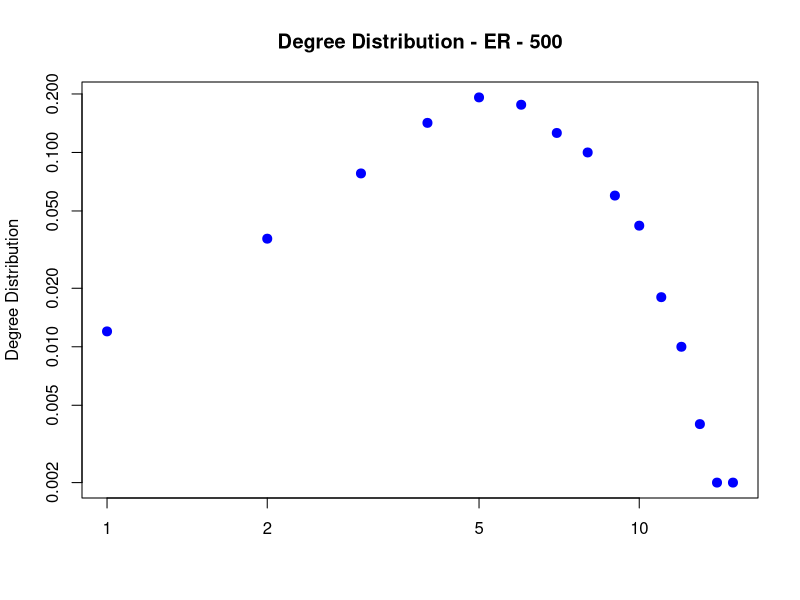
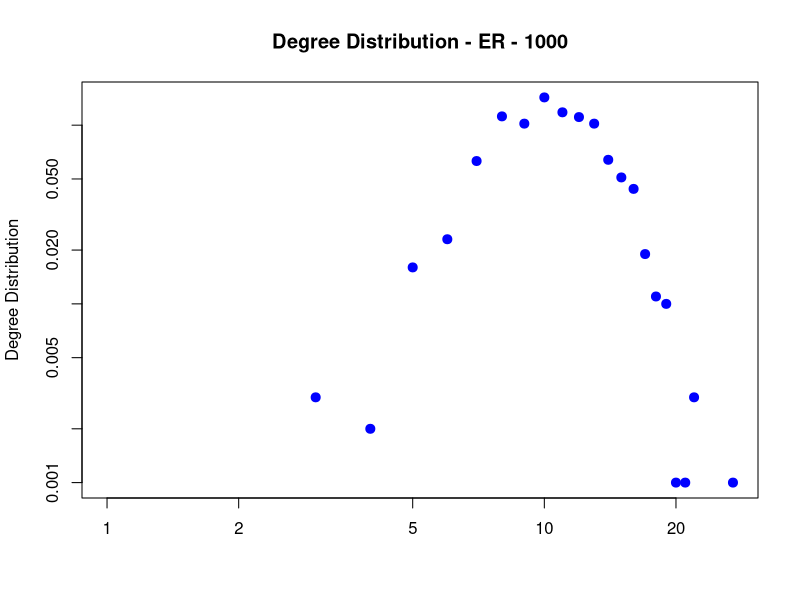
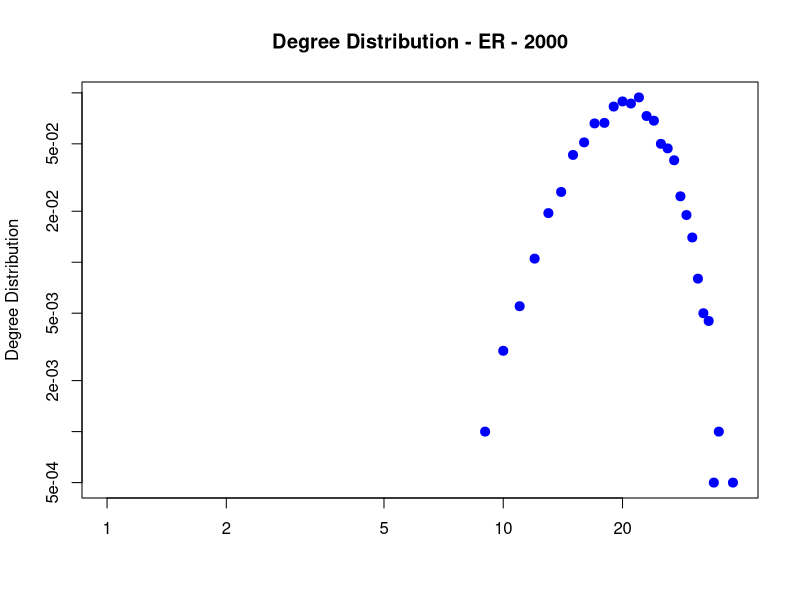
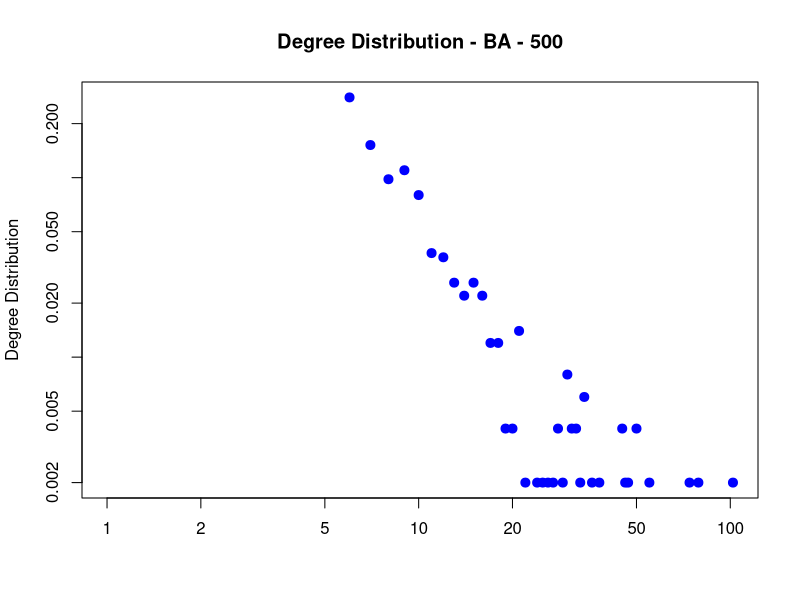
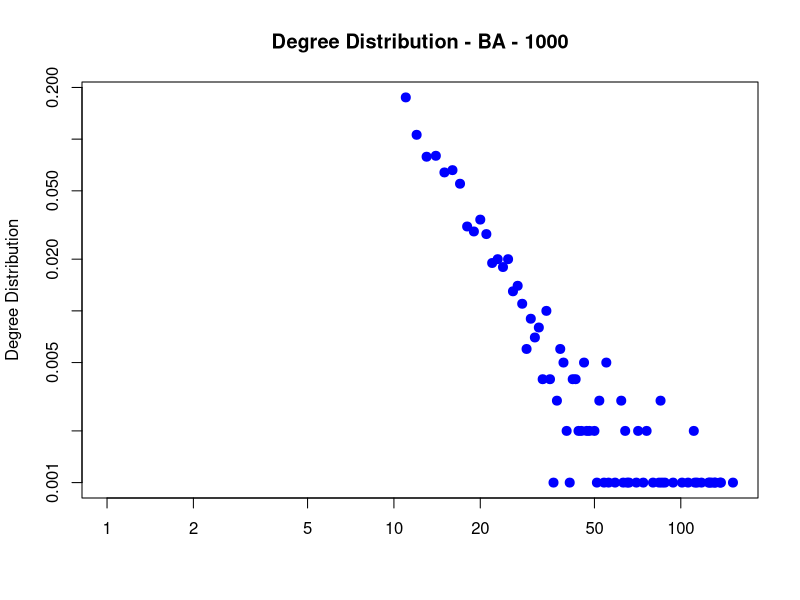
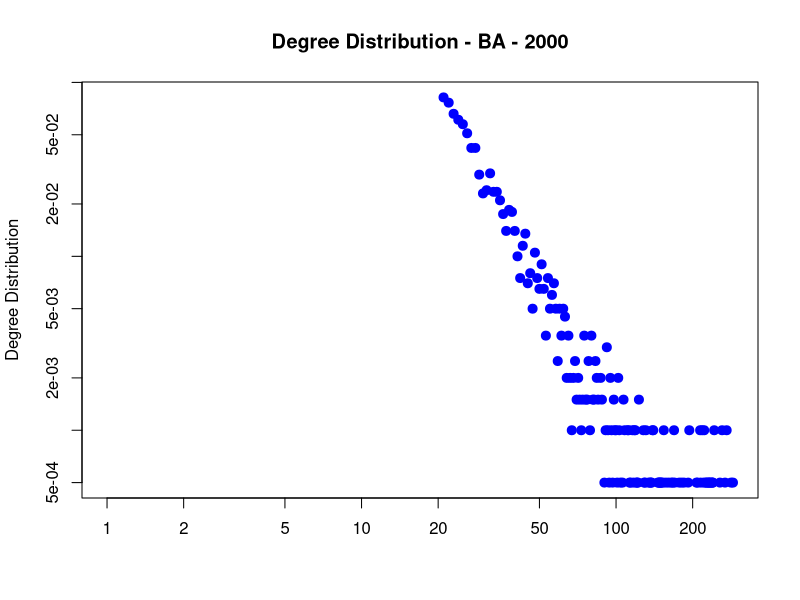
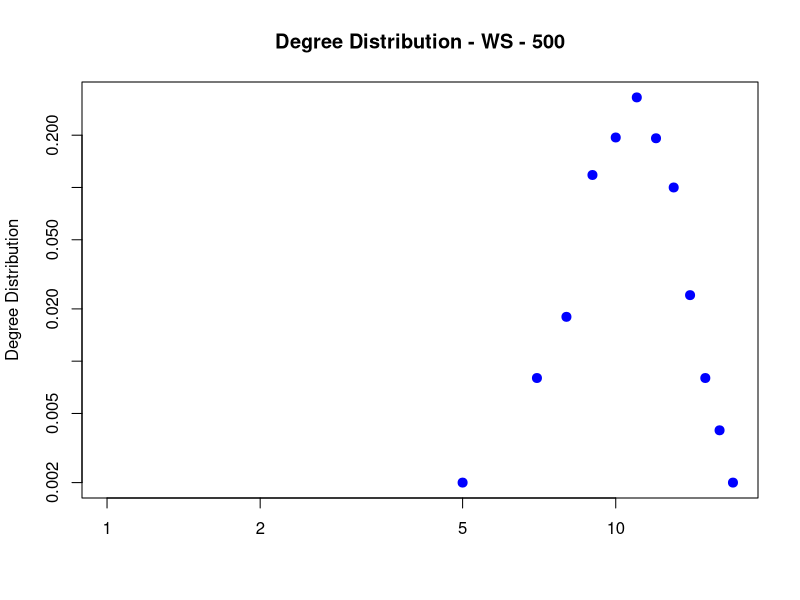
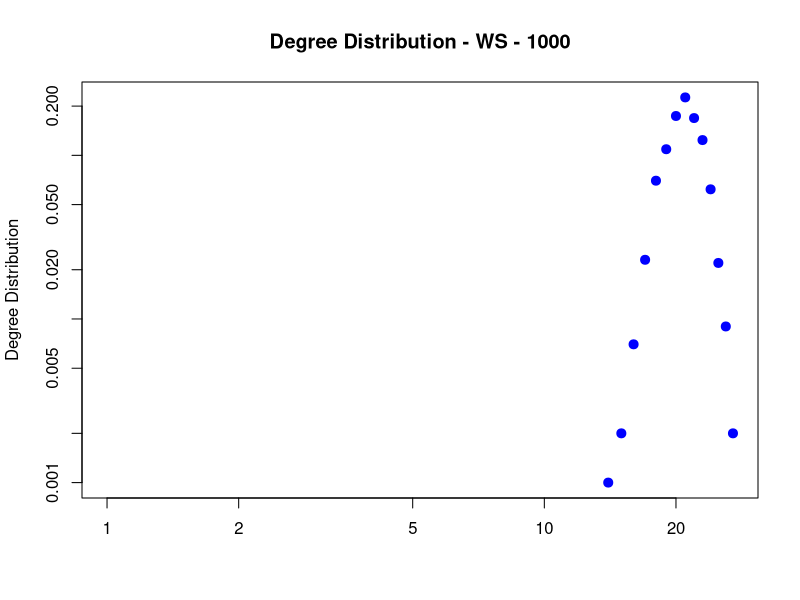

The R script that drew these images, in order:
library(igraph)
library(dplyr)

closeAllConnections()
graphics.off()
rm(list=ls())

##Executar o cÃ³digo dos arquivos Exercicio1-ER, Exercicio1-WS e Exercicio1-BA

##erdosrenyi(G)
##watssstrogatz()
##barabasialbert()

#ExercÃ�cio 1
#Gerar o grÃ¡fico 
#Erdos Renyi
er500 <- vector(mode="list", length=10)
for (i in 1:length(er500)){
  er500[[i]] <- sample_gnp(500, 5/500)
  #plot(er500[[i]], vertex.label= NA, edge.arrow.size=0.02,vertex.size = 0.5, xlab = "Rede Erdos Renyi")
}

er1000 <- vector(mode="list", length =10)
for (i in 1:length(er1000)){
  er1000[[i]] <- sample_gnp(1000, 10/1000)
  #plot(er1000[[i]], vertex.label= NA, edge.arrow.size=0.02,vertex.size = 0.5, xlab = "Rede Erdos Renyi")
}

er2000 <- vector(mode="list", length =10)
for (i in 1:length(er2000)){
  er2000[[i]] <- sample_gnp(2000, 20/2000)
  #plot(er2000[[i]], vertex.label= NA, edge.arrow.size=0.02,vertex.size = 0.5, xlab = "Rede Erdos Renyi")
}


# Watts-Strogatz
ws500 <- vector(mode="list", length = 5)
for (i in 1:length(ws500)){
  ws500[[i]] <- sample_smallworld(1, 500, 5, 0.1, loops = FALSE, multiple = FALSE)
  #plot(ws500[[i]], vertex.label= NA, edge.arrow.size=0.02,vertex.size = 0.5, xlab = "Rede Watts-Strogatz")
}

ws1000 <- vector(mode="list", length = 5)
for (i in 1:length(ws1000)){
  ws1000[[i]] <- sample_smallworld(1, 1000, 10, 0.1, loops = FALSE, multiple = FALSE)
  #plot(ws1000[[i]], vertex.label= NA, edge.arrow.size=0.02,vertex.size = 0.5, xlab = "Rede Watts-Strogatz")
}

ws2000 <- vector(mode="list", length = 5)
for (i in 1:length(ws2000)){
  ws2000[[i]] <- sample_smallworld(1, 2000, 20, 0.1, loops = FALSE, multiple = FALSE)
  #plot(ws1000[[i]], vertex.label= NA, edge.arrow.size=0.02,vertex.size = 0.5, xlab = "Rede Watts-Strogatz")
}


ws5001 <- vector(mode="list", length = 5)
for (i in 1:length(ws5001)){
  ws5001[[i]] <- sample_smallworld(1, 500, 5, 0.001, loops = FALSE, multiple = FALSE)
  #plot(ws500[[i]], vertex.label= NA, edge.arrow.size=0.02,vertex.size = 0.5, xlab = "Rede Watts-Strogatz")
}

ws10001 <- vector(mode="list", length = 5)
for (i in 1:length(ws10001)){
  ws10001[[i]] <- sample_smallworld(1, 1000, 10, 0.001, loops = FALSE, multiple = FALSE)
  #plot(ws1000[[i]], vertex.label= NA, edge.arrow.size=0.02,vertex.size = 0.5, xlab = "Rede Watts-Strogatz")
}

ws20001 <- vector(mode="list", length = 5)
for (i in 1:length(ws20001)){
  ws20001[[i]] <- sample_smallworld(1, 2000, 20, 0.001, loops = FALSE, multiple = FALSE)
  #plot(ws1000[[i]], vertex.label= NA, edge.arrow.size=0.02,vertex.size = 0.5, xlab = "Rede Watts-Strogatz")
}

#BarabÃ¡si-Albert
ba500 <- vector(mode="list", length=10)
for (i in 1:length(ba500)){
  ba500[[i]] <- sample_pa(500, power = 1, m = 5, out.dist = NULL, out.seq = NULL,
                          out.pref = FALSE, zero.appeal = 1, directed = FALSE,
                          algorithm ="psumtree", start.graph = NULL)
  #plot(ba500[[i]], vertex.label= NA, edge.arrow.size=0.02,vertex.size = 0.5, xlab = "Rede BarabÃ¡si-Albert")
}

ba1000 <- vector(mode="list", length=10)
for (i in 1:length(ba1000)){
  ba1000[[i]] <- sample_pa(1000, power = 1, m = 10, out.dist = NULL, out.seq = NULL,
                           out.pref = FALSE, zero.appeal = 1, directed = FALSE,
                           algorithm ="psumtree", start.graph = NULL)
  #plot(ba1000[[i]], vertex.label= NA, edge.arrow.size=0.02,vertex.size = 0.5, xlab = "BarabÃ¡si-Albert")
}

ba2000 <- vector(mode="list", length=10)
for (i in 1:length(ba2000)){
  ba2000[[i]] <- sample_pa(2000, power = 1, m = 20, out.dist = NULL, out.seq = NULL,
                           out.pref = FALSE, zero.appeal = 1, directed = FALSE,
                           algorithm ="psumtree", start.graph = NULL)
  #plot(ba2000[[i]], vertex.label= NA, edge.arrow.size=0.02,vertex.size = 0.5, xlab = "BarabÃ¡si-Albert")
}

#
#Criar tabela para armazenar resultados
#
vetordistgrau <- matrix(data = vector(mode = 'list', length=1), nrow=12, ncol=1, byrow = TRUE)
colnames(vetordistgrau) <- c("Dist. Grau")
rownames(vetordistgrau) <- c("ER500",
                             "ER1000",
                             "ER2000", 
                             "WS50001", 
                             "WS100001",
                             "WS200001",
                             "WS50000001", 
                             "WS100000001",
                             "WS200000001",
                             "BA500",
                             "BA1000",
                             "BA2000")


#
#Obtendo a distribuiÃ§Ã£o do Grau
#Erdos Renyi

er <- vector(mode="list", length=3)
er[[1]] <- degree_distribution(er500[[1]] ,mode="all",
                               cumulative=FALSE)
er[[2]] <- degree_distribution(er1000[[1]] ,mode="all",
                               cumulative=FALSE)
er[[3]] <- degree_distribution(er2000[[1]] ,mode="all",
                               cumulative=FALSE)
vetordistgrau$ER500  <- er[[1]]
vetordistgrau$ER1000 <- er[[2]]
vetordistgrau$ER2000 <- er[[3]]

# Watts-Strogatz
ws <- vector(mode="list", length=6)
ws[[1]] <- degree_distribution(ws500[[1]] ,mode="all",
                               cumulative=FALSE)
ws[[2]] <- degree_distribution(ws1000[[1]] ,mode="all",
                               cumulative=FALSE)
ws[[3]] <- degree_distribution(ws2000[[1]] ,mode="all",
                               cumulative=FALSE)
ws[[4]] <- degree_distribution(ws5001[[1]] ,mode="all",
                               cumulative=FALSE)
ws[[5]] <- degree_distribution(ws10001[[1]] ,mode="all",
                               cumulative=FALSE)
ws[[6]] <- degree_distribution(ws20001[[1]] ,mode="all",
                               cumulative=FALSE)
vetordistgrau$WS50001  <- ws[[1]]
vetordistgrau$WS100001 <- ws[[2]]
vetordistgrau$WS200001 <- ws[[3]]
vetordistgrau$WS50000001 <- ws[[4]]
vetordistgrau$WS100000001 <- ws[[5]]
vetordistgrau$WS200000001 <- ws[[6]]

#BarabÃ¡si-Albert
ba <- vector(mode="list", length=3)
ba[[1]] <- degree_distribution(ba500[[1]] ,mode="all",
                               cumulative=FALSE)
ba[[2]] <- degree_distribution(ba1000[[1]] ,mode="all",
                               cumulative=FALSE)
ba[[3]] <- degree_distribution(ba2000[[1]] ,mode="all",
                               cumulative=FALSE)

vetordistgrau$BA500 <- ba[[1]]
vetordistgrau$BA1000 <- ba[[2]]
vetordistgrau$BA2000 <- ba[[3]]

f_entropia <- function(G)
{
  E(G)$weight <- runif(ecount(G))
  e <- graph.diversity(G)
  #e[is.nan(e)] <- 0
  e[!is.finite(e)] <- 0
  return (e)
}

f_degree <- function(G){
  
  grau <- degree(G, mode = "all")
  return (mean(grau))
  
}

f_second_moment <- function(G){
  
  grau  = f_degree(G)
  #Segundo Momento do Grau
  grau <- grau^2
  sum.grau.square = sum(grau)
  total.grau <- length(grau)
  
  kQuadrado <- sum.grau.square / total.grau
  kQuadrado
  
  return (kQuadrado)
}

#
#CÃ¡lculo da MÃ©dia e Desvio PadrÃ£o das medidas abaixo:
# 
tabelamediaer <- matrix(data = NA, nrow= 30,ncol = 7, byrow = TRUE)
colnames(tabelamediaer) <- c("Grau",
                             "NVertices",
                             "AvgTransitivity", 
                             "Assortativity", 
                             "AvgSPLength",
                             "EntropiaShannon",
                             "SegMomentoGrau")

tabelasder <- matrix(data = NA, nrow= 30,ncol = 7, byrow = TRUE)
colnames(tabelasder) <- c("Grau",
                          "NVertices",
                          "AvgTransitivity", 
                          "Assortativity", 
                          "AvgSPLength",
                          "EntropiaShannon",
                          "SegMomentoGrau")


for (i in 1:10){
  tabelamediaer[i, 1] = mean(degree(er500[[i]]))
  tabelamediaer[i, 2] = 500 
  tabelamediaer[i, 3] = transitivity(er500[[i]])
  tabelamediaer[i, 4] = assortativity.degree(er500[[i]], directed = FALSE)
  tabelamediaer[i, 5] = mean_distance(er500[[i]])
  tabelamediaer[i, 6] = mean((f_entropia(er500[[i]])))
  tabelamediaer[i, 7] = f_second_moment(er500[[i]])
}

for (i in 1:10){
  tabelamediaer[i+10, 1] = mean(degree(er1000[[i]]))
  tabelamediaer[i+10, 2] = 1000 
  tabelamediaer[i+10, 3] = transitivity(er1000[[i]])
  tabelamediaer[i+10, 4] = assortativity.degree(er1000[[i]], directed = FALSE)
  tabelamediaer[i+10, 5] = mean_distance(er1000[[i]])
  tabelamediaer[i+10, 6] = mean((f_entropia(er1000[[i]])))
  tabelamediaer[i+10, 7] = f_second_moment(er1000[[i]])
}

for (i in 1:10){
  tabelamediaer[i+20, 1] = mean(degree(er2000[[i]]))
  tabelamediaer[i+20, 2] = 2000 
  tabelamediaer[i+20, 3] = transitivity(er2000[[i]])
  tabelamediaer[i+20, 4] = assortativity.degree(er2000[[i]], directed = FALSE)
  tabelamediaer[i+20, 5] = mean_distance(er2000[[i]])
  tabelamediaer[i+20, 6] = mean((f_entropia(er2000[[i]])))
  tabelamediaer[i+20, 7] = f_second_moment(er2000[[i]])
}

#CÃ¡lculo do Desvio PadrÃ£o

for (i in 1:10){
  tabelasder[i, 1] = sd(degree(er500[[i]]))
  tabelasder[i, 2] = 500 
  tabelasder[i, 3] = (transitivity(er500[[i]]))
  tabelasder[i, 4] = (assortativity.degree(er500[[i]], directed = FALSE))
  tabelasder[i, 5] = (mean_distance(er500[[i]]))
  tabelasder[i, 6] = sd((f_entropia(er500[[i]])))
  tabelasder[i, 7] = (f_second_moment(er500[[i]]))
}

for (i in 1:10){
  tabelasder[i+10, 1] = sd(degree(er1000[[i]]))
  tabelasder[i+10, 2] = 1000 
  tabelasder[i+10, 3] = transitivity(er1000[[i]])
  tabelasder[i+10, 4] = assortativity.degree(er1000[[i]], directed = FALSE)
  tabelasder[i+10, 5] = mean_distance(er1000[[i]])
  tabelasder[i+10, 6] = sd((f_entropia(er1000[[i]])))
  tabelasder[i+10, 7] = f_second_moment(er1000[[i]])
}

for (i in 1:10){
  tabelasder[i+20, 1] = sd(degree(er2000[[i]]))
  tabelasder[i+20, 2] = 2000 
  tabelasder[i+20, 3] = transitivity(er2000[[i]])
  tabelasder[i+20, 4] = assortativity.degree(er2000[[i]], directed = FALSE)
  tabelasder[i+20, 5] = mean_distance(er2000[[i]])
  tabelasder[i+20, 6] = sd((f_entropia(er2000[[i]])))
  tabelasder[i+20, 7] = f_second_moment(er2000[[i]])
}

tabelamediaws <- matrix(data = NA, nrow= 30,ncol = 7, byrow = TRUE)
colnames(tabelamediaws) <- c("Grau",
                             "NVertices",
                             "AvgTransitivity", 
                             "Assortativity", 
                             "AvgSPLength",
                             "EntropiaShannon",
                             "SegMomentoGrau")

tabelasdws <- matrix(data = NA, nrow= 30,ncol = 7, byrow = TRUE)
colnames(tabelasdws) <- c("Grau",
                          "NVertices",
                          "AvgTransitivity", 
                          "Assortativity", 
                          "AvgSPLength",
                          "EntropiaShannon",
                          "SegMomentoGrau")

for (i in 1:5){
  tabelamediaws[i, 1] = mean(degree(ws500[[i]]))
  tabelamediaws[i, 2] = 500 
  tabelamediaws[i, 3] = transitivity(ws500[[i]])
  tabelamediaws[i, 4] = assortativity.degree(ws500[[i]], directed = FALSE)
  tabelamediaws[i, 5] = mean_distance(ws500[[i]])
  tabelamediaws[i, 6] = mean((f_entropia(ws500[[i]])))
  tabelamediaws[i, 7] = f_second_moment(ws500[[i]])
}

for (i in 1:5){
  tabelamediaws[i+5, 1] = mean(degree(ws5001[[i]]))
  tabelamediaws[i+5, 2] = 500 
  tabelamediaws[i+5, 3] = transitivity(ws5001[[i]])
  tabelamediaws[i+5, 4] = assortativity.degree(ws5001[[i]], directed = FALSE)
  tabelamediaws[i+5, 5] = mean_distance(ws5001[[i]])
  tabelamediaws[i+5, 6] = mean((f_entropia(ws5001[[i]])))
  tabelamediaws[i+5, 7] = f_second_moment(ws5001[[i]])
}

for (i in 1:5){
  tabelamediaws[i+10, 1] = mean(degree(ws1000[[i]]))
  tabelamediaws[i+10, 2] = 1000 
  tabelamediaws[i+10, 3] = transitivity(ws1000[[i]])
  tabelamediaws[i+10, 4] = assortativity.degree(ws1000[[i]], directed = FALSE)
  tabelamediaws[i+10, 5] = mean_distance(ws1000[[i]])
  tabelamediaws[i+10, 6] = mean((f_entropia(ws1000[[i]])))
  tabelamediaws[i+10, 7] = f_second_moment(ws1000[[i]])
}

for (i in 1:5){
  tabelamediaws[i+15, 1] = mean(degree(ws10001[[i]]))
  tabelamediaws[i+15, 2] = 1000 
  tabelamediaws[i+15, 3] = transitivity(ws10001[[i]])
  tabelamediaws[i+15, 4] = assortativity.degree(ws10001[[i]], directed = FALSE)
  tabelamediaws[i+15, 5] = mean_distance(ws10001[[i]])
  tabelamediaws[i+15, 6] = mean((f_entropia(ws10001[[i]])))
  tabelamediaws[i+15, 7] = f_second_moment(ws10001[[i]])
}

for (i in 1:5){
  tabelamediaws[i+20, 1] = mean(degree(ws2000[[i]]))
  tabelamediaws[i+20, 2] = 2000 
  tabelamediaws[i+20, 3] = transitivity(ws2000[[i]])
  tabelamediaws[i+20, 4] = assortativity.degree(ws2000[[i]], directed = FALSE)
  tabelamediaws[i+20, 5] = mean_distance(ws2000[[i]])
  tabelamediaws[i+20, 6] = mean((f_entropia(ws2000[[i]])))
  tabelamediaws[i+20, 7] = f_second_moment(ws2000[[i]])
}

for (i in 1:5){
  tabelamediaws[i+25, 1] = mean(degree(ws20001[[i]]))
  tabelamediaws[i+25, 2] = 2000 
  tabelamediaws[i+25, 3] = transitivity(ws20001[[i]])
  tabelamediaws[i+25, 4] = assortativity.degree(ws20001[[i]], directed = FALSE)
  tabelamediaws[i+25, 5] = mean_distance(ws20001[[i]])
  tabelamediaws[i+25, 6] = mean((f_entropia(ws20001[[i]])))
  tabelamediaws[i+25, 7] = f_second_moment(ws20001[[i]])
}


#CÃ¡lculo do Desvio PadrÃ£o

for (i in 1:5){
  tabelasdws[i, 1] = sd(degree(ws500[[i]]))
  tabelasdws[i, 2] = 500 
  tabelasdws[i, 3] = transitivity(ws500[[i]])
  tabelasdws[i, 4] = assortativity.degree(ws500[[i]], directed = FALSE)
  tabelasdws[i, 5] = mean_distance(ws500[[i]])
  tabelasdws[i, 6] = sd((f_entropia(ws500[[i]])))
  tabelasdws[i, 7] = f_second_moment(ws500[[i]])
}

for (i in 1:5){
  tabelasdws[i+5, 1] = sd(degree(ws5001[[i]]))
  tabelasdws[i+5, 2] = 500 
  tabelasdws[i+5, 3] = transitivity(ws5001[[i]])
  tabelasdws[i+5, 4] = assortativity.degree(ws5001[[i]], directed = FALSE)
  tabelasdws[i+5, 5] = mean_distance(ws5001[[i]])
  tabelasdws[i+5, 6] = sd((f_entropia(ws5001[[i]])))
  tabelasdws[i+5, 7] = f_second_moment(ws5001[[i]])
}

for (i in 1:5){
  tabelasdws[i+10, 1] = sd(degree(ws1000[[i]]))
  tabelasdws[i+10, 2] = 1000 
  tabelasdws[i+10, 3] = transitivity(ws1000[[i]])
  tabelasdws[i+10, 4] = assortativity.degree(ws1000[[i]], directed = FALSE)
  tabelasdws[i+10, 5] = mean_distance(ws1000[[i]])
  tabelasdws[i+10, 6] = sd((f_entropia(ws1000[[i]])))
  tabelasdws[i+10, 7] = f_second_moment(ws1000[[i]])
}

for (i in 1:5){
  tabelasdws[i+15, 1] = sd(degree(ws10001[[i]]))
  tabelasdws[i+15, 2] = 1000 
  tabelasdws[i+15, 3] = transitivity(ws10001[[i]])
  tabelasdws[i+15, 4] = assortativity.degree(ws10001[[i]], directed = FALSE)
  tabelasdws[i+15, 5] = mean_distance(ws10001[[i]])
  tabelasdws[i+15, 6] = sd((f_entropia(ws10001[[i]])))
  tabelasdws[i+15, 7] = f_second_moment(ws10001[[i]])
}

for (i in 1:5){
  tabelasdws[i+20, 1] = sd(degree(ws2000[[i]]))
  tabelasdws[i+20, 2] = 2000 
  tabelasdws[i+20, 3] = transitivity(ws2000[[i]])
  tabelasdws[i+20, 4] = assortativity.degree(ws2000[[i]], directed = FALSE)
  tabelasdws[i+20, 5] = mean_distance(ws2000[[i]])
  tabelasdws[i+20, 6] = sd((f_entropia(ws2000[[i]])))
  tabelasdws[i+20, 7] = f_second_moment(ws2000[[i]])
}

for (i in 1:5){
  tabelasdws[i+25, 1] = sd(degree(ws20001[[i]]))
  tabelasdws[i+25, 2] = 2000 
  tabelasdws[i+25, 3] = transitivity(ws20001[[i]])
  tabelasdws[i+25, 4] = assortativity.degree(ws20001[[i]], directed = FALSE)
  tabelasdws[i+25, 5] = mean_distance(ws20001[[i]])
  tabelasdws[i+25, 6] = sd((f_entropia(ws20001[[i]])))
  tabelasdws[i+25, 7] = f_second_moment(ws20001[[i]])
}


tabelamediaba <- matrix(data = NA, nrow= 30,ncol = 7, byrow = TRUE)
colnames(tabelamediaba) <- c("Grau",
                             "NVertices",
                             "AvgTransitivity", 
                             "Assortativity", 
                             "AvgSPLength",
                             "EntropiaShannon",
                             "SegMomentoGrau")
tabelasdba <- matrix(data = NA, nrow= 30,ncol = 7, byrow = TRUE)
colnames(tabelasdba) <- c("Grau",
                          "NVertices",
                          "AvgTransitivity", 
                          "Assortativity", 
                          "AvgSPLength",
                          "EntropiaShannon",
                          "SegMomentoGrau")


for (i in 1:10){
  tabelamediaba[i, 1] = mean(degree(ba500[[i]]))
  tabelamediaba[i, 2] = 500 
  tabelamediaba[i, 3] = transitivity(ba500[[i]])
  tabelamediaba[i, 4] = assortativity.degree(ba500[[i]], directed = FALSE)
  tabelamediaba[i, 5] = mean_distance(ba500[[i]])
  tabelamediaba[i, 6] = mean((f_entropia(ba500[[i]])))
  tabelamediaba[i, 7] = f_second_moment(ba500[[i]])
}

for (i in 1:10){
  tabelamediaba[i+10, 1] = mean(degree(ba1000[[i]]))
  tabelamediaba[i+10, 2] = 1000 
  tabelamediaba[i+10, 3] = transitivity(ba1000[[i]])
  tabelamediaba[i+10, 4] = assortativity.degree(ba1000[[i]], directed = FALSE)
  tabelamediaba[i+10, 5] = mean_distance(ba1000[[i]])
  tabelamediaba[i+10, 6] = mean((f_entropia(ba1000[[i]])))
  tabelamediaba[i+10, 7] = f_second_moment(ba1000[[i]])
}

for (i in 1:10){
  tabelamediaba[i+20, 1] = mean(degree(ba2000[[i]]))
  tabelamediaba[i+20, 2] = 2000 
  tabelamediaba[i+20, 3] = transitivity(ba2000[[i]])
  tabelamediaba[i+20, 4] = assortativity.degree(ba2000[[i]], directed = FALSE)
  tabelamediaba[i+20, 5] = mean_distance(ba2000[[i]])
  tabelamediaba[i+20, 6] = mean((f_entropia(ba2000[[i]])))
  tabelamediaba[i+20, 7] = f_second_moment(ba2000[[i]])
}


#Desvio PadrÃ£o
for (i in 1:10){
  tabelasdba[i, 1] = sd(degree(ba500[[i]]))
  tabelasdba[i, 2] = 500 
  tabelasdba[i, 3] = transitivity(ba500[[i]])
  tabelasdba[i, 4] = assortativity.degree(ba500[[i]], directed = FALSE)
  tabelasdba[i, 5] = mean_distance(ba500[[i]])
  tabelasdba[i, 6] = sd((f_entropia(ba500[[i]])))
  tabelasdba[i, 7] = f_second_moment(ba500[[i]])
}

for (i in 1:10){
  tabelasdba[i+10, 1] = sd(degree(ba1000[[i]]))
  tabelasdba[i+10, 2] = 1000 
  tabelasdba[i+10, 3] = transitivity(ba1000[[i]])
  tabelasdba[i+10, 4] = assortativity.degree(ba1000[[i]], directed = FALSE)
  tabelasdba[i+10, 5] = mean_distance(ba1000[[i]])
  tabelasdba[i+10, 6] = sd((f_entropia(ba1000[[i]])))
  tabelasdba[i+10, 7] = f_second_moment(ba1000[[i]])
}

for (i in 1:10){
  tabelasdba[i+20, 1] = sd(degree(ba2000[[i]]))
  tabelasdba[i+20, 2] = 2000 
  tabelasdba[i+20, 3] = transitivity(ba2000[[i]])
  tabelasdba[i+20, 4] = assortativity.degree(ba2000[[i]], directed = FALSE)
  tabelasdba[i+20, 5] = mean_distance(ba2000[[i]])
  tabelasdba[i+20, 6] = sd((f_entropia(ba2000[[i]])))
  tabelasdba[i+20, 7] = f_second_moment(ba2000[[i]])
}



#Resumo Media ER
as.data.frame(tabelamediaer) %>%
  group_by(NVertices) %>%
  summarize(Grau = mean(Grau), 
            AvgTransitivity = mean(AvgTransitivity), 
            Assortativity = mean((Assortativity)), 
            AvgSPLength = mean(AvgSPLength), 
            EntropiaShannon = mean(EntropiaShannon), 
            SegMomentoGrau = mean(SegMomentoGrau))

#Resumo MÃ©dia WS
as.data.frame(tabelamediaws) %>%
  group_by(NVertices) %>%
  summarize(Grau = mean(Grau), 
            AvgTransitivity = mean(AvgTransitivity), 
            Assortativity = mean((Assortativity)), 
            AvgSPLength = mean(AvgSPLength), 
            EntropiaShannon = mean(EntropiaShannon), 
            SegMomentoGrau = mean(SegMomentoGrau))


#Resumo Media BA
as.data.frame(tabelamediaba) %>%
  group_by(NVertices) %>%
  summarize(Grau = mean(Grau), 
            AvgTransitivity = mean(AvgTransitivity), 
            Assortativity = mean((Assortativity)), 
            AvgSPLength = mean(AvgSPLength), 
            EntropiaShannon = mean(EntropiaShannon), 
            SegMomentoGrau = mean(SegMomentoGrau))


#Resumo SD ER
as.data.frame(tabelasder) %>%
  group_by(NVertices) %>%
  summarize(Grau = sd(Grau), 
            AvgTransitivity = sd(AvgTransitivity), 
            Assortativity = sd((Assortativity)), 
            AvgSPLength = sd(AvgSPLength), 
            EntropiaShannon = sd(EntropiaShannon), 
            SegMomentoGrau = sd(SegMomentoGrau))

#Resumo SD WS
as.data.frame(tabelasdws) %>%
  group_by(NVertices) %>%
  summarize(Grau = sd(Grau), 
            AvgTransitivity = sd(AvgTransitivity), 
            Assortativity = sd((Assortativity)), 
            AvgSPLength = sd(AvgSPLength), 
            EntropiaShannon = sd(EntropiaShannon), 
            SegMomentoGrau = sd(SegMomentoGrau))

#Resumo SD BA
as.data.frame(tabelasdba) %>%
  group_by(NVertices) %>%
  summarize(Grau = sd(Grau), 
            AvgTransitivity = sd(AvgTransitivity), 
            Assortativity = sd((Assortativity)), 
            AvgSPLength = sd(AvgSPLength), 
            EntropiaShannon = sd(EntropiaShannon), 
            SegMomentoGrau = sd(SegMomentoGrau))


plot(vetordistgrau$ER500,
     pch=19, 
     cex=1.2,
     log = "xy", 
     xlab = "",
     ylab = "Degree Distribution", 
     col = "blue", 
     type = 'p', 
     main = "Degree Distribution - ER - 500")

plot(vetordistgrau$ER1000,
     pch=19, 
     cex=1.2,
     log = "xy", 
     xlab = "",
     ylab = "Degree Distribution", 
     col = "blue", 
     type = 'p', 
     main = "Degree Distribution - ER - 1000")

plot(vetordistgrau$ER2000,
     pch=19, 
     cex=1.2,
     log = "xy", 
     xlab = "",
     ylab = "Degree Distribution", 
     col = "blue", 
     type = 'p', 
     main = "Degree Distribution - ER - 2000")



# Distribuição Grau - BA
plot(vetordistgrau$BA500,
     pch=19, 
     cex=1.2,
     log = "xy", 
     xlab = "",
     ylab = "Degree Distribution", 
     col = "blue", 
     type = 'p', 
     main = "Degree Distribution - BA - 500")

plot(vetordistgrau$BA1000,
     pch=19, 
     cex=1.2,
     log = "xy", 
     xlab = "",
     ylab = "Degree Distribution", 
     col = "blue", 
     type = 'p', 
     main = "Degree Distribution - BA - 1000")

plot(vetordistgrau$BA2000,
     pch=19, 
     cex=1.2,
     log = "xy", 
     xlab = "",
     ylab = "Degree Distribution", 
     col = "blue", 
     type = 'p', 
     main = "Degree Distribution - BA - 2000")


# Distribuição Grau - WS
plot(vetordistgrau$WS50001,
     pch=19, 
     cex=1.2,
     log = "xy", 
     xlab = "",
     ylab = "Degree Distribution", 
     col = "blue", 
     type = 'p', 
     main = "Degree Distribution - WS - 500")

plot(vetordistgrau$WS100001,
     pch=19, 
     cex=1.2,
     log = "xy", 
     xlab = "",
     ylab = "Degree Distribution", 
     col = "blue", 
     type = 'p', 
     main = "Degree Distribution - WS - 1000")

plot(vetordistgrau$WS200001,
     pch=19, 
     cex=1.2,
     log = "xy", 
     xlab = "",
     ylab = "Degree Distribution", 
     col = "blue", 
     type = 'p', 
     main = "Degree Distribution - WS - 2000")